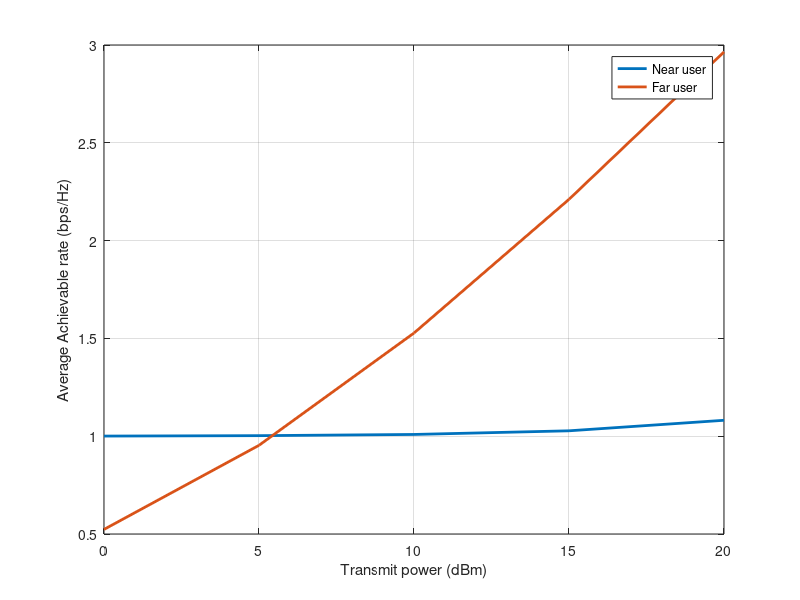
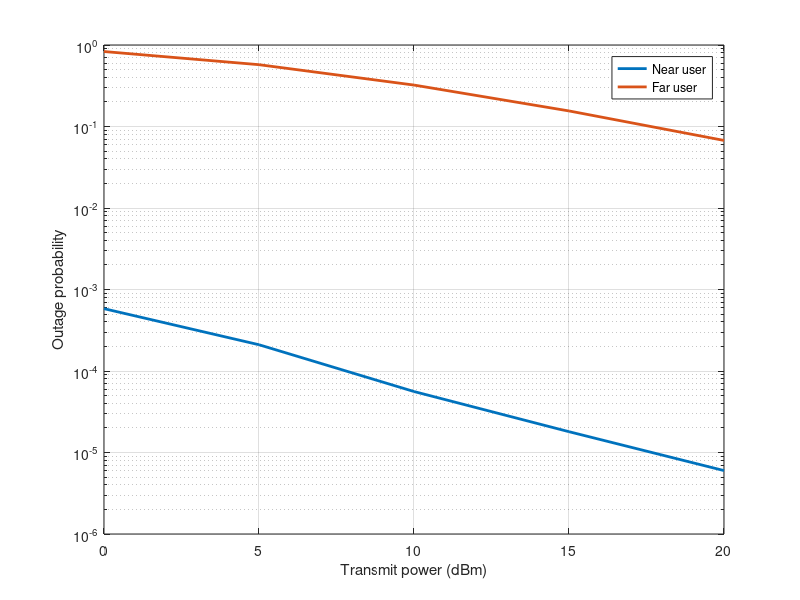
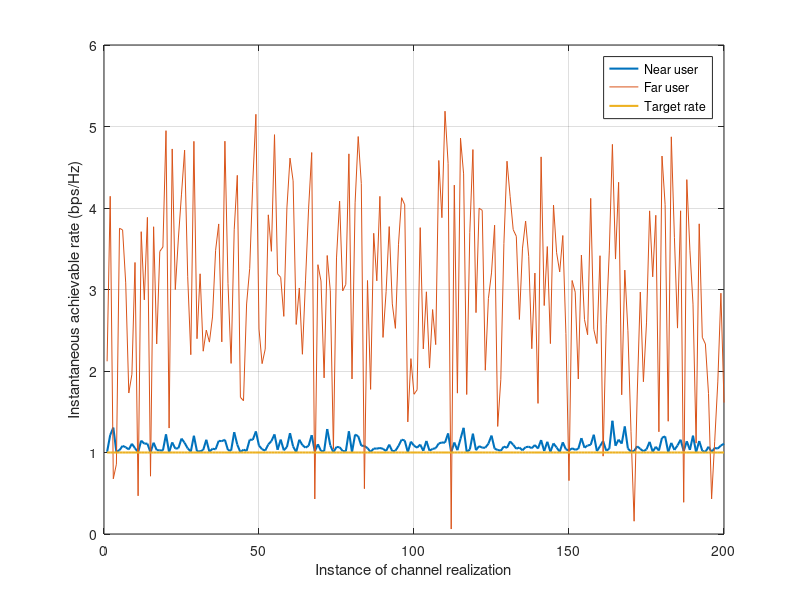

MATLAB code to generate these figures, in order:
clc; clear variables; close all;

%%%%%%%%%%%%%%%%%%%%%%%%%%%%%%%%%%%%%%%%%%%%%%%%%%%%
%source, 2 users. strong user acts as energy harvesting 
%relay to weak. No direct path exists between the source
%to weak user due to extreme shadowing
%%%%%%%%%%%%%%%%%%%%%%%%%%%%%%%%%%%%%%%%%%%%%%%%%%%%

N = 10^6;   

dsn = 10;   %Source to near user distance
dnf = 10;   %Near user to far user distance

eta = 4;    %Path loss exponent
%Rayleigh fading coefficients
hsn = (sqrt(dsn^-eta))*(randn(N,1)+1i*randn(N,1))/sqrt(2);  %BS - near user
hnf = (sqrt(dnf^-eta))*(randn(N,1)+1i*randn(N,1))/sqrt(2);  %near user - far user
%channel gains
gsn = (abs(hsn)).^2;
gnf = (abs(hnf)).^2;

Pt = 0:5:20;    %Transmit power in dBm
pt = (10^-3)*db2pow(Pt);    %Transmit power in linear scale0
BW = 10^9;      %1 GHz bandwidth
No = -174 + 10*log10(BW);   %Noise power in dBm
no = (10^-3)*db2pow(No);    %noise power in linear scale


%Power allocation factors
af = 0.8; an = 0.2;
ratetarget = 1; %Target rate for both users
snrtarget = (2^(2*ratetarget))-1;   %target snr for both users
eff = 0.7;  %power harvesting efficiency of the near user
del = 10^-6; %a small number

%Some buffers
pn = zeros(1,length(pt));
pf = zeros(1,length(pt));

cn = zeros(1,length(pt));
cf = zeros(1,length(pt));
for u = 1:length(pt)    
    %Fraction of power harvested by near user
    frac =  max(0, (1 - snrtarget*no./((af - snrtarget*an)*pt(u)*gsn))-del); %To ensure the fraction in non-negative
    
    %Amount of power harvested by near user
    ph = pt(u)*gsn.*frac*eff;
    
    %Achievable rate of near user
    Rnf = 0.5*log2(1 + af*pt(u)*(1-frac).*gsn./(an*pt(u)*(1-frac).*gsn + no));
    Rnn = 0.5*log2(1 + an*pt(u)*(1-frac).*gsn/no);
    %Achievable rate of far user
    Rf = 0.5*log2(1 + ph.*gnf/no);
    
    cn(u) = mean(Rnn);
    cf(u) = mean(Rf);
    
    for k = 1:N
       if (Rnn(k)<ratetarget)||(Rnf(k)<ratetarget) 
           pn(u) = pn(u) + 1;
       end
       if Rf(k) < ratetarget
           pf(u) = pf(u) + 1;
       end
    end
end

poutn1 = pn/N;
poutf1 = pf/N;

figure;
plot(Pt, cn, 'linewidth', 2); hold on; grid on;
plot(Pt, cf, 'linewidth', 2);
legend('Near user','Far user');
xlabel('Transmit power (dBm)');
ylabel('Average Achievable rate (bps/Hz)');

figure;
semilogy(Pt, poutn1, 'linewidth', 2); hold on; grid on;
semilogy(Pt, poutf1, 'linewidth', 2);
legend('Near user','Far user');
xlabel('Transmit power (dBm)');
ylabel('Outage probability');

figure;
plot(1:200,Rnn(1:200),'linewidth',1.5); hold on; grid on;
plot(1:200,Rf(1:200)); 
plot(1:200,ones(1,200)*ratetarget,'linewidth',1.5);
xlabel('Instance of channel realization');
ylabel('Instantaneous achievable rate (bps/Hz)');
legend('Near user','Far user','Target rate');

















